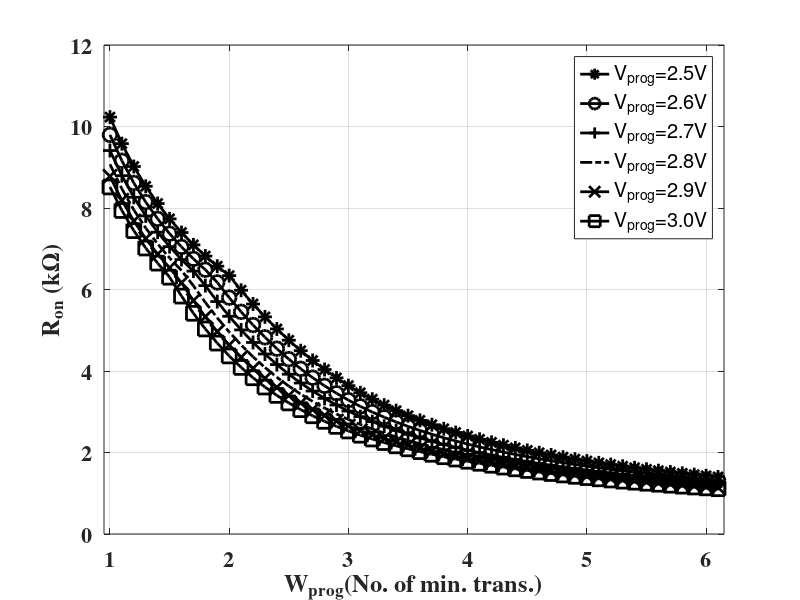
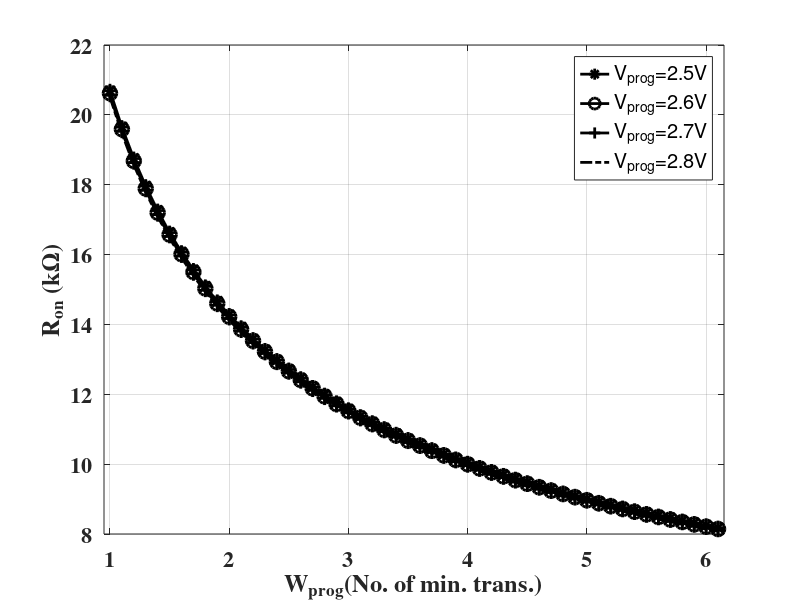
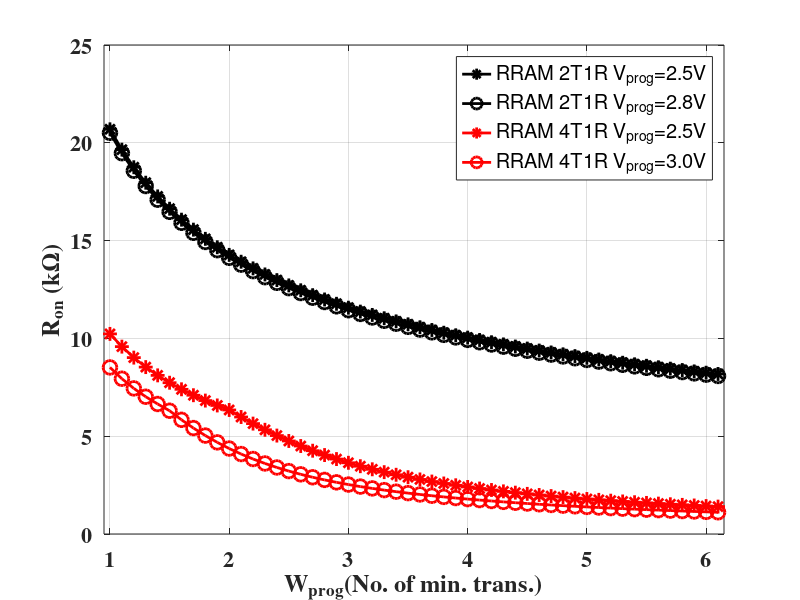
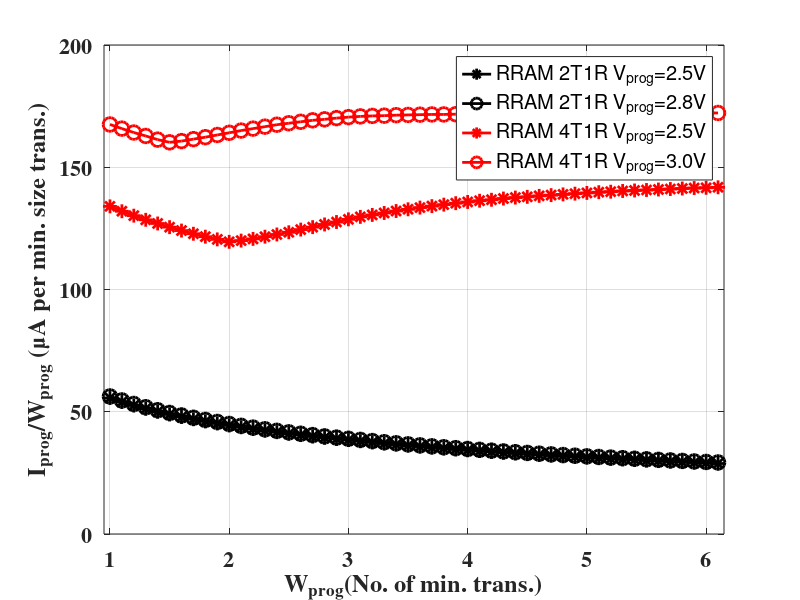

Write the MATLAB code that produced these figures, in order.
clear all
close all

%% Figure Data Source
rram4t1r_vprog2p5V = [ % Wprog, Vds1, Vds2, Vte, Vbe, Vrram, Iprog, Iprog_Wprog, Ron, Breakdown_check
1,0.625,0.5039,1.875,0.5039,1.371,-134,-134,10.23,{'Pass'};
1.1,0.614,0.4949,1.886,0.4949,1.391,-145.2,-132,9.579,{'Pass'};
1.2,0.604,0.4868,1.896,0.4868,1.409,-156.3,-130.2,9.018,{'Pass'};
1.3,0.594,0.4796,1.906,0.4796,1.426,-167.1,-128.5,8.533,{'Pass'};
1.4,0.585,0.4732,1.915,0.4732,1.442,-177.7,-127,8.11,{'Pass'};
1.5,0.577,0.4671,1.923,0.4671,1.456,-188.2,-125.5,7.734,{'Pass'};
1.6,0.57,0.4614,1.93,0.4614,1.469,-198.6,-124.1,7.398,{'Pass'};
1.7,0.562,0.4559,1.938,0.4559,1.482,-208.8,-122.8,7.095,{'Pass'};
1.8,0.556,0.4507,1.944,0.4507,1.493,-219,-121.6,6.821,{'Pass'};
1.9,0.55,0.4457,1.95,0.4457,1.504,-229,-120.5,6.572,{'Pass'};
2,0.544,0.4412,1.956,0.4412,1.515,-238.9,-119.5,6.341,{'Pass'};
2.1,0.547,0.4453,1.953,0.4453,1.508,-252.1,-120,5.981,{'Pass'};
2.2,0.551,0.45,1.949,0.45,1.499,-265.6,-120.7,5.644,{'Pass'};
2.3,0.555,0.4553,1.945,0.4553,1.49,-279.6,-121.6,5.328,{'Pass'};
2.4,0.56,0.461,1.94,0.461,1.479,-293.9,-122.5,5.032,{'Pass'};
2.5,0.565,0.4672,1.935,0.4672,1.468,-308.6,-123.4,4.756,{'Pass'};
2.6,0.571,0.4737,1.929,0.4737,1.455,-323.6,-124.5,4.498,{'Pass'};
2.7,0.577,0.4804,1.923,0.4804,1.443,-338.9,-125.5,4.258,{'Pass'};
2.8,0.582,0.4872,1.918,0.4872,1.431,-354.4,-126.6,4.036,{'Pass'};
2.9,0.588,0.494,1.912,0.494,1.418,-370.1,-127.6,3.831,{'Pass'};
3,0.594,0.5007,1.906,0.5007,1.405,-386,-128.7,3.641,{'Pass'};
3.1,0.6,0.5073,1.9,0.5073,1.393,-401.9,-129.7,3.466,{'Pass'};
3.2,0.605,0.514,1.895,0.514,1.381,-417.7,-130.5,3.308,{'Pass'};
3.3,0.609,0.5206,1.891,0.5206,1.37,-433.4,-131.3,3.162,{'Pass'};
3.4,0.613,0.527,1.887,0.527,1.36,-449.1,-132.1,3.028,{'Pass'};
3.5,0.617,0.533,1.883,0.533,1.35,-464.8,-132.8,2.904,{'Pass'};
3.6,0.621,0.5388,1.879,0.5388,1.34,-480.5,-133.5,2.789,{'Pass'};
3.7,0.625,0.5443,1.875,0.5443,1.331,-496.2,-134.1,2.682,{'Pass'};
3.8,0.628,0.5496,1.872,0.5496,1.322,-511.9,-134.7,2.583,{'Pass'};
3.9,0.631,0.5545,1.869,0.5545,1.315,-527.5,-135.3,2.491,{'Pass'};
4,0.634,0.5592,1.866,0.5592,1.307,-543.1,-135.8,2.405,{'Pass'};
4.1,0.637,0.5637,1.863,0.5637,1.299,-558.7,-136.3,2.325,{'Pass'};
4.2,0.64,0.568,1.86,0.568,1.292,-574.3,-136.7,2.25,{'Pass'};
4.3,0.642,0.572,1.858,0.572,1.286,-589.8,-137.2,2.18,{'Pass'};
4.4,0.644,0.5758,1.856,0.5758,1.28,-605.3,-137.6,2.114,{'Pass'};
4.5,0.647,0.5795,1.853,0.5795,1.273,-620.7,-137.9,2.052,{'Pass'};
4.6,0.649,0.5829,1.851,0.5829,1.268,-636.2,-138.3,1.994,{'Pass'};
4.7,0.651,0.5862,1.849,0.5862,1.263,-651.6,-138.6,1.939,{'Pass'};
4.8,0.652,0.5894,1.848,0.5894,1.259,-666.9,-138.9,1.886,{'Pass'};
4.9,0.654,0.5924,1.846,0.5924,1.254,-682.3,-139.2,1.837,{'Pass'};
5,0.656,0.5952,1.844,0.5952,1.249,-697.6,-139.5,1.79,{'Pass'};
5.1,0.657,0.598,1.843,0.598,1.245,-712.9,-139.8,1.746,{'Pass'};
5.2,0.659,0.6006,1.841,0.6006,1.24,-728.2,-140,1.704,{'Pass'};
5.3,0.66,0.6031,1.84,0.6031,1.237,-743.4,-140.3,1.664,{'Pass'};
5.4,0.661,0.6055,1.839,0.6055,1.233,-758.7,-140.5,1.625,{'Pass'};
5.5,0.663,0.6077,1.837,0.6077,1.229,-773.9,-140.7,1.589,{'Pass'};
5.6,0.664,0.61,1.836,0.61,1.226,-789.1,-140.9,1.554,{'Pass'};
5.7,0.665,0.6121,1.835,0.6121,1.223,-804.3,-141.1,1.521,{'Pass'};
5.8,0.666,0.6141,1.834,0.6141,1.22,-819.4,-141.3,1.489,{'Pass'};
5.9,0.667,0.616,1.833,0.616,1.217,-834.6,-141.5,1.458,{'Pass'};
6,0.668,0.6179,1.832,0.6179,1.214,-849.7,-141.6,1.429,{'Pass'};
6.1,0.669,0.6197,1.831,0.6197,1.211,-864.9,-141.8,1.401,{'Pass'};
];

rram4t1r_vprog2p6V = [ % Wprog, Vds1, Vds2, Vte, Vbe, Vrram, Iprog, Iprog_Wprog, Ron, Breakdown_check
1,0.668,0.5477,1.932,0.5477,1.384,-141.3,-141.3,9.794,{'Pass'};
1.1,0.657,0.5386,1.943,0.5386,1.404,-153.3,-139.4,9.16,{'Pass'};
1.2,0.647,0.5303,1.953,0.5303,1.423,-165.2,-137.7,8.615,{'Pass'};
1.3,0.637,0.523,1.963,0.523,1.44,-176.8,-136,8.145,{'Pass'};
1.4,0.628,0.5165,1.972,0.5165,1.456,-188.2,-134.5,7.734,{'Pass'};
1.5,0.619,0.5103,1.981,0.5103,1.471,-199.5,-133,7.37,{'Pass'};
1.6,0.612,0.5044,1.988,0.5044,1.484,-210.7,-131.7,7.044,{'Pass'};
1.7,0.604,0.4989,1.996,0.4989,1.497,-221.7,-130.4,6.751,{'Pass'};
1.8,0.598,0.4935,2.002,0.4935,1.508,-232.6,-129.2,6.486,{'Pass'};
1.9,0.596,0.4927,2.004,0.4927,1.511,-244.8,-128.9,6.174,{'Pass'};
2,0.599,0.498,2.001,0.498,1.503,-259.1,-129.5,5.801,{'Pass'};
2.1,0.604,0.5039,1.996,0.5039,1.492,-273.7,-130.3,5.452,{'Pass'};
2.2,0.609,0.5105,1.991,0.5105,1.481,-288.7,-131.2,5.128,{'Pass'};
2.3,0.614,0.5175,1.986,0.5175,1.469,-304.1,-132.2,4.827,{'Pass'};
2.4,0.62,0.5249,1.98,0.5249,1.455,-319.9,-133.3,4.548,{'Pass'};
2.5,0.626,0.5325,1.974,0.5325,1.442,-335.9,-134.3,4.291,{'Pass'};
2.6,0.632,0.5403,1.968,0.5403,1.428,-352.1,-135.4,4.054,{'Pass'};
2.7,0.639,0.548,1.961,0.548,1.413,-368.5,-136.5,3.836,{'Pass'};
2.8,0.644,0.5555,1.956,0.5555,1.401,-385.1,-137.5,3.636,{'Pass'};
2.9,0.65,0.5629,1.95,0.5629,1.387,-401.7,-138.5,3.453,{'Pass'};
3,0.656,0.57,1.944,0.57,1.374,-418.4,-139.5,3.285,{'Pass'};
3.1,0.661,0.5768,1.939,0.5768,1.362,-435.1,-140.4,3.131,{'Pass'};
3.2,0.665,0.5836,1.935,0.5836,1.351,-451.5,-141.1,2.992,{'Pass'};
3.3,0.669,0.5902,1.931,0.5902,1.341,-467.8,-141.8,2.866,{'Pass'};
3.4,0.673,0.5965,1.927,0.5965,1.331,-484.1,-142.4,2.749,{'Pass'};
3.5,0.676,0.6025,1.924,0.6025,1.321,-500.3,-143,2.641,{'Pass'};
3.6,0.679,0.6081,1.921,0.6081,1.313,-516.6,-143.5,2.541,{'Pass'};
3.7,0.682,0.6134,1.918,0.6134,1.305,-532.7,-144,2.448,{'Pass'};
3.8,0.685,0.6184,1.915,0.6184,1.297,-548.9,-144.4,2.362,{'Pass'};
3.9,0.687,0.6232,1.913,0.6232,1.29,-565,-144.9,2.282,{'Pass'};
4,0.69,0.6277,1.91,0.6277,1.282,-581.1,-145.3,2.207,{'Pass'};
4.1,0.692,0.6319,1.908,0.6319,1.276,-597.2,-145.6,2.137,{'Pass'};
4.2,0.694,0.6359,1.906,0.6359,1.27,-613.2,-146,2.071,{'Pass'};
4.3,0.696,0.6398,1.904,0.6398,1.264,-629.2,-146.3,2.009,{'Pass'};
4.4,0.698,0.6434,1.902,0.6434,1.259,-645.1,-146.6,1.951,{'Pass'};
4.5,0.7,0.6468,1.9,0.6468,1.253,-661.1,-146.9,1.896,{'Pass'};
4.6,0.701,0.6501,1.899,0.6501,1.249,-677,-147.2,1.844,{'Pass'};
4.7,0.703,0.6532,1.897,0.6532,1.244,-692.9,-147.4,1.795,{'Pass'};
4.8,0.704,0.6562,1.896,0.6562,1.24,-708.8,-147.7,1.749,{'Pass'};
4.9,0.706,0.659,1.894,0.659,1.235,-724.6,-147.9,1.705,{'Pass'};
5,0.707,0.6617,1.893,0.6617,1.231,-740.4,-148.1,1.663,{'Pass'};
5.1,0.708,0.6643,1.892,0.6643,1.228,-756.2,-148.3,1.624,{'Pass'};
5.2,0.709,0.6667,1.891,0.6667,1.224,-772,-148.5,1.586,{'Pass'};
5.3,0.71,0.6691,1.89,0.6691,1.221,-787.8,-148.6,1.55,{'Pass'};
5.4,0.711,0.6714,1.889,0.6714,1.218,-803.6,-148.8,1.515,{'Pass'};
5.5,0.712,0.6735,1.888,0.6735,1.214,-819.3,-149,1.482,{'Pass'};
5.6,0.713,0.6756,1.887,0.6756,1.211,-835.1,-149.1,1.451,{'Pass'};
5.7,0.714,0.6776,1.886,0.6776,1.208,-850.8,-149.3,1.421,{'Pass'};
5.8,0.715,0.6795,1.885,0.6795,1.206,-866.5,-149.4,1.392,{'Pass'};
5.9,0.715,0.6814,1.885,0.6814,1.204,-882.2,-149.5,1.364,{'Pass'};
6,0.716,0.6831,1.884,0.6831,1.201,-897.9,-149.6,1.337,{'Pass'};
6.1,0.717,0.6848,1.883,0.6848,1.198,-913.6,-149.8,1.312,{'Pass'};
];

rram4t1r_vprog2p7V = [ % Wprog, Vds1, Vds2, Vte, Vbe, Vrram, Iprog, Iprog_Wprog, Ron, Breakdown_check
1,0.71,0.5932,1.99,0.5932,1.397,-148.4,-148.4,9.41,{'Pass'};
1.1,0.699,0.5839,2.001,0.5839,1.417,-161.1,-146.5,8.793,{'Pass'};
1.2,0.689,0.5755,2.011,0.5755,1.436,-173.8,-144.8,8.263,{'Pass'};
1.3,0.679,0.568,2.021,0.568,1.453,-186.2,-143.2,7.805,{'Pass'};
1.4,0.67,0.5614,2.03,0.5614,1.469,-198.3,-141.7,7.406,{'Pass'};
1.5,0.661,0.5552,2.039,0.5552,1.484,-210.4,-140.3,7.052,{'Pass'};
1.6,0.654,0.5492,2.046,0.5492,1.497,-222.3,-138.9,6.736,{'Pass'};
1.7,0.646,0.5435,2.054,0.5435,1.51,-234.1,-137.7,6.451,{'Pass'};
1.8,0.646,0.5448,2.054,0.5448,1.509,-247.7,-137.6,6.095,{'Pass'};
1.9,0.65,0.5511,2.05,0.5511,1.499,-262.8,-138.3,5.704,{'Pass'};
2,0.655,0.5582,2.045,0.5582,1.487,-278.4,-139.2,5.343,{'Pass'};
2.1,0.66,0.566,2.04,0.566,1.474,-294.3,-140.1,5.008,{'Pass'};
2.2,0.666,0.5742,2.034,0.5742,1.46,-310.5,-141.2,4.7,{'Pass'};
2.3,0.672,0.5828,2.028,0.5828,1.445,-327.1,-142.2,4.417,{'Pass'};
2.4,0.679,0.5915,2.021,0.5915,1.429,-343.9,-143.3,4.158,{'Pass'};
2.5,0.685,0.6001,2.015,0.6001,1.415,-360.9,-144.4,3.921,{'Pass'};
2.6,0.691,0.6086,2.009,0.6086,1.4,-378,-145.4,3.705,{'Pass'};
2.7,0.697,0.6169,2.003,0.6169,1.386,-395.2,-146.4,3.508,{'Pass'};
2.8,0.702,0.6248,1.998,0.6248,1.373,-412.4,-147.3,3.328,{'Pass'};
2.9,0.708,0.6324,1.992,0.6324,1.36,-429.7,-148.2,3.165,{'Pass'};
3,0.713,0.6396,1.987,0.6396,1.347,-447,-149,3.016,{'Pass'};
3.1,0.717,0.6463,1.983,0.6463,1.337,-464.2,-149.7,2.879,{'Pass'};
3.2,0.721,0.6531,1.979,0.6531,1.326,-481.1,-150.3,2.756,{'Pass'};
3.3,0.724,0.6597,1.976,0.6597,1.316,-497.9,-150.9,2.644,{'Pass'};
3.4,0.727,0.6658,1.973,0.6658,1.307,-514.6,-151.3,2.54,{'Pass'};
3.5,0.73,0.6716,1.97,0.6716,1.298,-531.3,-151.8,2.445,{'Pass'};
3.6,0.732,0.6771,1.968,0.6771,1.291,-547.9,-152.2,2.356,{'Pass'};
3.7,0.734,0.6823,1.966,0.6823,1.284,-564.5,-152.6,2.273,{'Pass'};
3.8,0.737,0.6871,1.963,0.6871,1.276,-581.1,-152.9,2.196,{'Pass'};
3.9,0.738,0.6917,1.962,0.6917,1.27,-597.7,-153.2,2.124,{'Pass'};
4,0.74,0.696,1.96,0.696,1.264,-614.2,-153.5,2.057,{'Pass'};
4.1,0.742,0.7001,1.958,0.7001,1.258,-630.7,-153.8,1.994,{'Pass'};
4.2,0.744,0.704,1.956,0.704,1.252,-647.1,-154.1,1.935,{'Pass'};
4.3,0.745,0.7077,1.955,0.7077,1.247,-663.6,-154.3,1.88,{'Pass'};
4.4,0.746,0.7112,1.954,0.7112,1.243,-680,-154.5,1.827,{'Pass'};
4.5,0.748,0.7145,1.952,0.7145,1.237,-696.4,-154.8,1.777,{'Pass'};
4.6,0.749,0.7176,1.951,0.7176,1.233,-712.8,-154.9,1.73,{'Pass'};
4.7,0.75,0.7206,1.95,0.7206,1.229,-729.1,-155.1,1.686,{'Pass'};
4.8,0.751,0.7235,1.949,0.7235,1.225,-745.4,-155.3,1.644,{'Pass'};
4.9,0.752,0.7262,1.948,0.7262,1.222,-761.8,-155.5,1.604,{'Pass'};
5,0.753,0.7288,1.947,0.7288,1.218,-778.1,-155.6,1.566,{'Pass'};
5.1,0.754,0.7313,1.946,0.7313,1.215,-794.4,-155.8,1.529,{'Pass'};
5.2,0.755,0.7337,1.945,0.7337,1.211,-810.6,-155.9,1.494,{'Pass'};
5.3,0.756,0.736,1.944,0.736,1.208,-826.9,-156,1.461,{'Pass'};
5.4,0.756,0.7382,1.944,0.7382,1.206,-843.1,-156.1,1.43,{'Pass'};
5.5,0.757,0.7403,1.943,0.7403,1.203,-859.4,-156.3,1.399,{'Pass'};
5.6,0.758,0.7423,1.942,0.7423,1.2,-875.6,-156.4,1.37,{'Pass'};
5.7,0.758,0.7442,1.942,0.7442,1.198,-891.8,-156.5,1.343,{'Pass'};
5.8,0.759,0.7461,1.941,0.7461,1.195,-908.1,-156.6,1.316,{'Pass'};
5.9,0.76,0.7479,1.94,0.7479,1.192,-924.3,-156.7,1.29,{'Pass'};
6,0.76,0.7496,1.94,0.7496,1.19,-940.5,-156.7,1.266,{'Pass'};
6.1,0.761,0.7512,1.939,0.7512,1.188,-956.6,-156.8,1.242,{'Pass'};
];

rram4t1r_vprog2p8V = [ % Wprog, Vds1, Vds2, Vte, Vbe, Vrram, Iprog, Iprog_Wprog, Ron, Breakdown_check
1,0.752,0.6403,2.048,0.6403,1.408,-155.1,-155.1,9.073,{'Pass'};
1.1,0.741,0.6309,2.059,0.6309,1.428,-168.6,-153.3,8.471,{'Pass'};
1.2,0.73,0.6223,2.07,0.6223,1.448,-182,-151.6,7.954,{'Pass'};
1.3,0.721,0.6148,2.079,0.6148,1.464,-195.1,-150.1,7.508,{'Pass'};
1.4,0.711,0.6081,2.089,0.6081,1.481,-208,-148.6,7.119,{'Pass'};
1.5,0.703,0.6018,2.097,0.6018,1.495,-220.8,-147.2,6.774,{'Pass'};
1.6,0.695,0.5957,2.105,0.5957,1.509,-233.4,-145.9,6.467,{'Pass'};
1.7,0.694,0.5971,2.106,0.5971,1.509,-247.7,-145.7,6.092,{'Pass'};
1.8,0.698,0.6045,2.102,0.6045,1.497,-263.6,-146.4,5.682,{'Pass'};
1.9,0.703,0.6127,2.097,0.6127,1.484,-279.9,-147.3,5.304,{'Pass'};
2,0.709,0.6217,2.091,0.6217,1.469,-296.5,-148.2,4.957,{'Pass'};
2.1,0.715,0.6311,2.085,0.6311,1.454,-313.5,-149.3,4.64,{'Pass'};
2.2,0.721,0.6407,2.079,0.6407,1.438,-330.7,-150.3,4.349,{'Pass'};
2.3,0.727,0.6504,2.073,0.6504,1.423,-348.1,-151.4,4.085,{'Pass'};
2.4,0.734,0.66,2.066,0.66,1.406,-365.7,-152.4,3.846,{'Pass'};
2.5,0.74,0.6694,2.06,0.6694,1.391,-383.4,-153.3,3.629,{'Pass'};
2.6,0.745,0.6783,2.055,0.6783,1.377,-401.1,-154.3,3.432,{'Pass'};
2.7,0.75,0.6869,2.05,0.6869,1.363,-418.8,-155.1,3.253,{'Pass'};
2.8,0.755,0.695,2.045,0.695,1.35,-436.5,-155.9,3.091,{'Pass'};
2.9,0.76,0.7026,2.04,0.7026,1.337,-454.3,-156.6,2.944,{'Pass'};
3,0.764,0.7098,2.036,0.7098,1.326,-471.9,-157.3,2.81,{'Pass'};
3.1,0.768,0.7165,2.032,0.7165,1.316,-489.6,-157.9,2.687,{'Pass'};
3.2,0.771,0.7233,2.029,0.7233,1.306,-506.9,-158.4,2.576,{'Pass'};
3.3,0.774,0.7297,2.026,0.7297,1.296,-524,-158.8,2.475,{'Pass'};
3.4,0.776,0.7358,2.024,0.7358,1.288,-541.1,-159.1,2.381,{'Pass'};
3.5,0.778,0.7416,2.022,0.7416,1.28,-558.1,-159.5,2.294,{'Pass'};
3.6,0.78,0.7469,2.02,0.7469,1.273,-575.2,-159.8,2.214,{'Pass'};
3.7,0.781,0.752,2.019,0.752,1.267,-592.1,-160,2.139,{'Pass'};
3.8,0.783,0.7568,2.017,0.7568,1.26,-609.1,-160.3,2.069,{'Pass'};
3.9,0.785,0.7613,2.015,0.7613,1.254,-626,-160.5,2.003,{'Pass'};
4,0.786,0.7655,2.014,0.7655,1.248,-642.9,-160.7,1.942,{'Pass'};
4.1,0.787,0.7696,2.013,0.7696,1.243,-659.8,-160.9,1.884,{'Pass'};
4.2,0.788,0.7734,2.012,0.7734,1.239,-676.7,-161.1,1.83,{'Pass'};
4.3,0.789,0.777,2.011,0.777,1.234,-693.5,-161.3,1.779,{'Pass'};
4.4,0.79,0.7804,2.01,0.7804,1.23,-710.3,-161.4,1.731,{'Pass'};
4.5,0.791,0.7837,2.009,0.7837,1.225,-727.1,-161.6,1.685,{'Pass'};
4.6,0.792,0.7868,2.008,0.7868,1.221,-743.9,-161.7,1.642,{'Pass'};
4.7,0.793,0.7897,2.007,0.7897,1.217,-760.6,-161.8,1.6,{'Pass'};
4.8,0.794,0.7926,2.006,0.7926,1.213,-777.4,-162,1.561,{'Pass'};
4.9,0.794,0.7953,2.006,0.7953,1.211,-794.1,-162.1,1.524,{'Pass'};
5,0.795,0.7978,2.005,0.7978,1.207,-810.8,-162.2,1.489,{'Pass'};
5.1,0.796,0.8003,2.004,0.8003,1.204,-827.6,-162.3,1.455,{'Pass'};
5.2,0.796,0.8027,2.004,0.8027,1.201,-844.3,-162.4,1.423,{'Pass'};
5.3,0.797,0.8049,2.003,0.8049,1.198,-860.9,-162.4,1.392,{'Pass'};
5.4,0.797,0.8071,2.003,0.8071,1.196,-877.6,-162.5,1.362,{'Pass'};
5.5,0.798,0.8092,2.002,0.8092,1.193,-894.3,-162.6,1.334,{'Pass'};
5.6,0.798,0.8112,2.002,0.8112,1.191,-911,-162.7,1.307,{'Pass'};
5.7,0.799,0.8131,2.001,0.8131,1.188,-927.6,-162.7,1.281,{'Pass'};
5.8,0.799,0.815,2.001,0.815,1.186,-944.3,-162.8,1.256,{'Pass'};
5.9,0.799,0.8167,2.001,0.8167,1.184,-960.9,-162.9,1.232,{'Pass'};
6,0.8,0.8185,2,0.8185,1.181,-977.5,-162.9,1.209,{'Pass'};
6.1,0.8,0.8201,2,0.8201,1.18,-994.2,-163,1.187,{'Pass'};
];

rram4t1r_vprog2p9V = [ % Wprog, Vds1, Vds2, Vte, Vbe, Vrram, Iprog, Iprog_Wprog, Ron, Breakdown_check
1,0.793,0.6894,2.107,0.6894,1.418,-161.5,-161.5,8.776,{'Pass'};
1.1,0.782,0.6799,2.118,0.6799,1.438,-175.7,-159.7,8.188,{'Pass'};
1.2,0.771,0.6711,2.129,0.6711,1.458,-189.8,-158.1,7.682,{'Pass'};
1.3,0.761,0.6635,2.139,0.6635,1.476,-203.6,-156.6,7.247,{'Pass'};
1.4,0.752,0.6567,2.148,0.6567,1.491,-217.2,-155.1,6.868,{'Pass'};
1.5,0.743,0.6503,2.157,0.6503,1.507,-230.7,-153.8,6.532,{'Pass'};
1.6,0.74,0.6496,2.16,0.6496,1.51,-245.2,-153.2,6.162,{'Pass'};
1.7,0.744,0.6579,2.156,0.6579,1.498,-261.6,-153.9,5.727,{'Pass'};
1.8,0.749,0.6673,2.151,0.6673,1.484,-278.5,-154.7,5.33,{'Pass'};
1.9,0.754,0.6774,2.146,0.6774,1.469,-295.7,-155.6,4.967,{'Pass'};
2,0.76,0.6879,2.14,0.6879,1.452,-313.2,-156.6,4.636,{'Pass'};
2.1,0.766,0.6988,2.134,0.6988,1.435,-330.9,-157.6,4.336,{'Pass'};
2.2,0.773,0.7096,2.127,0.7096,1.417,-348.9,-158.6,4.064,{'Pass'};
2.3,0.779,0.7203,2.121,0.7203,1.401,-366.9,-159.5,3.819,{'Pass'};
2.4,0.784,0.7305,2.116,0.7305,1.385,-385,-160.4,3.597,{'Pass'};
2.5,0.79,0.7404,2.11,0.7404,1.37,-403.1,-161.3,3.398,{'Pass'};
2.6,0.795,0.7497,2.105,0.7497,1.355,-421.3,-162,3.218,{'Pass'};
2.7,0.799,0.7585,2.101,0.7585,1.343,-439.4,-162.7,3.055,{'Pass'};
2.8,0.803,0.7667,2.097,0.7667,1.33,-457.4,-163.4,2.907,{'Pass'};
2.9,0.807,0.7745,2.093,0.7745,1.319,-475.5,-164,2.773,{'Pass'};
3,0.81,0.7817,2.09,0.7817,1.308,-493.5,-164.5,2.65,{'Pass'};
3.1,0.814,0.7884,2.086,0.7884,1.298,-511.4,-165,2.538,{'Pass'};
3.2,0.816,0.7952,2.084,0.7952,1.289,-529,-165.3,2.437,{'Pass'};
3.3,0.817,0.8017,2.083,0.8017,1.281,-546.4,-165.6,2.344,{'Pass'};
3.4,0.819,0.8079,2.081,0.8079,1.273,-563.7,-165.8,2.258,{'Pass'};
3.5,0.821,0.8136,2.079,0.8136,1.265,-581.1,-166,2.178,{'Pass'};
3.6,0.822,0.819,2.078,0.819,1.259,-598.4,-166.2,2.104,{'Pass'};
3.7,0.823,0.8241,2.077,0.8241,1.253,-615.7,-166.4,2.035,{'Pass'};
3.8,0.824,0.8289,2.076,0.8289,1.247,-632.9,-166.6,1.97,{'Pass'};
3.9,0.825,0.8334,2.075,0.8334,1.242,-650.2,-166.7,1.91,{'Pass'};
4,0.826,0.8377,2.074,0.8377,1.236,-667.4,-166.8,1.853,{'Pass'};
4.1,0.827,0.8418,2.073,0.8418,1.231,-684.6,-167,1.799,{'Pass'};
4.2,0.827,0.8456,2.073,0.8456,1.227,-701.7,-167.1,1.749,{'Pass'};
4.3,0.828,0.8493,2.072,0.8493,1.223,-718.9,-167.2,1.701,{'Pass'};
4.4,0.829,0.8527,2.071,0.8527,1.218,-736,-167.3,1.656,{'Pass'};
4.5,0.829,0.856,2.071,0.856,1.215,-753.1,-167.4,1.613,{'Pass'};
4.6,0.83,0.8592,2.07,0.8592,1.211,-770.2,-167.4,1.573,{'Pass'};
4.7,0.83,0.8622,2.07,0.8622,1.208,-787.3,-167.5,1.534,{'Pass'};
4.8,0.83,0.865,2.07,0.865,1.205,-804.4,-167.6,1.497,{'Pass'};
4.9,0.831,0.8678,2.069,0.8678,1.201,-821.4,-167.6,1.462,{'Pass'};
5,0.831,0.8704,2.069,0.8704,1.199,-838.5,-167.7,1.429,{'Pass'};
5.1,0.832,0.8729,2.068,0.8729,1.195,-855.5,-167.7,1.397,{'Pass'};
5.2,0.832,0.8753,2.068,0.8753,1.193,-872.6,-167.8,1.367,{'Pass'};
5.3,0.832,0.8776,2.068,0.8776,1.19,-889.6,-167.8,1.338,{'Pass'};
5.4,0.833,0.8798,2.067,0.8798,1.187,-906.6,-167.9,1.31,{'Pass'};
5.5,0.833,0.8819,2.067,0.8819,1.185,-923.6,-167.9,1.283,{'Pass'};
5.6,0.833,0.8839,2.067,0.8839,1.183,-940.6,-168,1.258,{'Pass'};
5.7,0.833,0.8859,2.067,0.8859,1.181,-957.6,-168,1.233,{'Pass'};
5.8,0.833,0.8878,2.067,0.8878,1.179,-974.6,-168,1.209,{'Pass'};
5.9,0.834,0.8896,2.066,0.8896,1.176,-991.6,-168.1,1.187,{'Pass'};
6,0.834,0.8914,2.066,0.8914,1.175,-1009,-168.1,1.165,{'Pass'};
6.1,0.834,0.8931,2.066,0.8931,1.173,-1026,-168.1,1.144,{'Pass'};
];

rram4t1r_vprog3p0V = [ % Wprog, Vds1, Vds2, Vte, Vbe, Vrram, Iprog, Iprog_Wprog, Ron, Breakdown_check
1,0.833,0.7406,2.167,0.7406,1.426,-167.5,-167.5,8.516,{'Pass'};
1.1,0.821,0.7309,2.179,0.7309,1.448,-182.4,-165.8,7.939,{'Pass'};
1.2,0.811,0.722,2.189,0.722,1.467,-197.1,-164.2,7.444,{'Pass'};
1.3,0.801,0.7142,2.199,0.7142,1.485,-211.6,-162.8,7.018,{'Pass'};
1.4,0.791,0.7074,2.209,0.7074,1.502,-225.9,-161.3,6.647,{'Pass'};
1.5,0.784,0.7023,2.216,0.7023,1.514,-240.3,-160.2,6.302,{'Pass'};
1.6,0.787,0.7115,2.213,0.7115,1.502,-257.2,-160.7,5.838,{'Pass'};
1.7,0.792,0.7219,2.208,0.7219,1.486,-274.5,-161.5,5.416,{'Pass'};
1.8,0.797,0.7332,2.203,0.7332,1.47,-292.1,-162.3,5.032,{'Pass'};
1.9,0.803,0.7451,2.197,0.7451,1.452,-310,-163.2,4.685,{'Pass'};
2,0.808,0.7572,2.192,0.7572,1.435,-328.2,-164.1,4.37,{'Pass'};
2.1,0.814,0.7694,2.186,0.7694,1.417,-346.5,-165,4.088,{'Pass'};
2.2,0.82,0.7813,2.18,0.7813,1.399,-364.9,-165.8,3.834,{'Pass'};
2.3,0.825,0.7928,2.175,0.7928,1.382,-383.3,-166.6,3.606,{'Pass'};
2.4,0.83,0.8037,2.17,0.8037,1.366,-401.7,-167.4,3.401,{'Pass'};
2.5,0.834,0.8141,2.166,0.8141,1.352,-420.1,-168,3.217,{'Pass'};
2.6,0.838,0.8238,2.162,0.8238,1.338,-438.5,-168.6,3.051,{'Pass'};
2.7,0.842,0.833,2.158,0.833,1.325,-456.8,-169.2,2.901,{'Pass'};
2.8,0.845,0.8415,2.155,0.8415,1.313,-475,-169.6,2.765,{'Pass'};
2.9,0.848,0.8495,2.152,0.8495,1.303,-493.2,-170.1,2.641,{'Pass'};
3,0.85,0.8569,2.15,0.8569,1.293,-511.4,-170.5,2.528,{'Pass'};
3.1,0.853,0.8638,2.147,0.8638,1.283,-529.4,-170.8,2.424,{'Pass'};
3.2,0.854,0.8708,2.146,0.8708,1.275,-547.2,-171,2.331,{'Pass'};
3.3,0.855,0.8776,2.145,0.8776,1.267,-564.8,-171.1,2.244,{'Pass'};
3.4,0.856,0.8839,2.144,0.8839,1.26,-582.3,-171.3,2.164,{'Pass'};
3.5,0.856,0.8898,2.144,0.8898,1.254,-599.8,-171.4,2.09,{'Pass'};
3.6,0.857,0.8953,2.143,0.8953,1.248,-617.3,-171.5,2.021,{'Pass'};
3.7,0.858,0.9006,2.142,0.9006,1.241,-634.8,-171.6,1.956,{'Pass'};
3.8,0.858,0.9055,2.142,0.9055,1.236,-652.3,-171.6,1.896,{'Pass'};
3.9,0.859,0.9102,2.141,0.9102,1.231,-669.7,-171.7,1.839,{'Pass'};
4,0.859,0.9146,2.141,0.9146,1.226,-687.1,-171.8,1.785,{'Pass'};
4.1,0.859,0.9188,2.141,0.9188,1.222,-704.5,-171.8,1.735,{'Pass'};
4.2,0.86,0.9227,2.14,0.9227,1.217,-721.8,-171.9,1.687,{'Pass'};
4.3,0.86,0.9265,2.14,0.9265,1.214,-739.2,-171.9,1.642,{'Pass'};
4.4,0.86,0.93,2.14,0.93,1.21,-756.5,-171.9,1.599,{'Pass'};
4.5,0.86,0.9334,2.14,0.9334,1.207,-773.9,-172,1.559,{'Pass'};
4.6,0.86,0.9367,2.14,0.9367,1.203,-791.2,-172,1.52,{'Pass'};
4.7,0.861,0.9397,2.139,0.9397,1.199,-808.5,-172,1.484,{'Pass'};
4.8,0.861,0.9427,2.139,0.9427,1.196,-825.8,-172,1.449,{'Pass'};
4.9,0.861,0.9455,2.139,0.9455,1.194,-843.1,-172.1,1.416,{'Pass'};
5,0.861,0.9482,2.139,0.9482,1.191,-860.4,-172.1,1.384,{'Pass'};
5.1,0.861,0.9508,2.139,0.9508,1.188,-877.7,-172.1,1.354,{'Pass'};
5.2,0.861,0.9533,2.139,0.9533,1.186,-894.9,-172.1,1.325,{'Pass'};
5.3,0.861,0.9556,2.139,0.9556,1.183,-912.2,-172.1,1.297,{'Pass'};
5.4,0.861,0.9579,2.139,0.9579,1.181,-929.5,-172.1,1.271,{'Pass'};
5.5,0.861,0.9601,2.139,0.9601,1.179,-946.7,-172.1,1.245,{'Pass'};
5.6,0.861,0.9622,2.139,0.9622,1.177,-964,-172.1,1.221,{'Pass'};
5.7,0.861,0.9642,2.139,0.9642,1.175,-981.2,-172.1,1.197,{'Pass'};
5.8,0.861,0.9662,2.139,0.9662,1.173,-998.5,-172.1,1.174,{'Pass'};
5.9,0.861,0.9681,2.139,0.9681,1.171,-1016,-172.2,1.153,{'Pass'};
6,0.861,0.9699,2.139,0.9699,1.169,-1033,-172.2,1.132,{'Pass'};
6.1,0.861,0.9716,2.139,0.9716,1.167,-1050,-172.2,1.111,{'Pass'};
];

rram2t1r_vprog2p5V = [ % Wprog, Vds1, Vds2, Vte, Vbe, Vrram, Iprog, Iprog_Wprog, Ron, Breakdown_check
1,1.184,0.1649,1.316,0.1649,1.151,-55.63,-55.63,20.69,{'Pass'};
1.1,1.173,0.1598,1.327,0.1598,1.167,-59.4,-54,19.65,{'Pass'};
1.2,1.162,0.1553,1.338,0.1553,1.183,-63.07,-52.55,18.75,{'Pass'};
1.3,1.153,0.1512,1.347,0.1512,1.196,-66.6,-51.23,17.96,{'Pass'};
1.4,1.144,0.1476,1.356,0.1476,1.208,-70.02,-50.01,17.26,{'Pass'};
1.5,1.135,0.1443,1.365,0.1443,1.221,-73.35,-48.9,16.63,{'Pass'};
1.6,1.128,0.1413,1.372,0.1413,1.231,-76.61,-47.88,16.07,{'Pass'};
1.7,1.12,0.1384,1.38,0.1384,1.242,-79.79,-46.94,15.56,{'Pass'};
1.8,1.113,0.1358,1.387,0.1358,1.251,-82.91,-46.06,15.09,{'Pass'};
1.9,1.107,0.1333,1.393,0.1333,1.26,-85.94,-45.23,14.66,{'Pass'};
2,1.101,0.1309,1.399,0.1309,1.268,-88.84,-44.42,14.27,{'Pass'};
2.1,1.095,0.1286,1.405,0.1286,1.276,-91.69,-43.66,13.92,{'Pass'};
2.2,1.09,0.1265,1.41,0.1265,1.283,-94.48,-42.95,13.58,{'Pass'};
2.3,1.085,0.1245,1.415,0.1245,1.29,-97.23,-42.27,13.27,{'Pass'};
2.4,1.08,0.1226,1.42,0.1226,1.297,-99.93,-41.64,12.98,{'Pass'};
2.5,1.075,0.1208,1.425,0.1208,1.304,-102.6,-41.03,12.71,{'Pass'};
2.6,1.071,0.1191,1.429,0.1191,1.31,-105.2,-40.46,12.46,{'Pass'};
2.7,1.066,0.1174,1.434,0.1174,1.317,-107.8,-39.91,12.21,{'Pass'};
2.8,1.062,0.1158,1.438,0.1158,1.322,-110.3,-39.39,11.99,{'Pass'};
2.9,1.058,0.1143,1.442,0.1143,1.328,-112.8,-38.89,11.77,{'Pass'};
3,1.054,0.1129,1.446,0.1129,1.333,-115.3,-38.42,11.57,{'Pass'};
3.1,1.05,0.1115,1.45,0.1115,1.339,-117.7,-37.96,11.37,{'Pass'};
3.2,1.047,0.1103,1.453,0.1103,1.343,-120,-37.49,11.2,{'Pass'};
3.3,1.043,0.1091,1.457,0.1091,1.348,-122.2,-37.03,11.03,{'Pass'};
3.4,1.04,0.1079,1.46,0.1079,1.352,-124.4,-36.59,10.87,{'Pass'};
3.5,1.037,0.1068,1.463,0.1068,1.356,-126.6,-36.17,10.72,{'Pass'};
3.6,1.034,0.1057,1.466,0.1057,1.36,-128.7,-35.76,10.57,{'Pass'};
3.7,1.03,0.1046,1.47,0.1046,1.365,-130.9,-35.37,10.43,{'Pass'};
3.8,1.028,0.1036,1.472,0.1036,1.368,-133,-34.99,10.29,{'Pass'};
3.9,1.025,0.1026,1.475,0.1026,1.372,-135.1,-34.63,10.16,{'Pass'};
4,1.022,0.1017,1.478,0.1017,1.376,-137.1,-34.28,10.04,{'Pass'};
4.1,1.019,0.1007,1.481,0.1007,1.38,-139.1,-33.94,9.92,{'Pass'};
4.2,1.016,0.09984,1.484,0.09984,1.384,-141.2,-33.61,9.804,{'Pass'};
4.3,1.014,0.09896,1.486,0.09896,1.387,-143.1,-33.29,9.692,{'Pass'};
4.4,1.011,0.09811,1.489,0.09811,1.391,-145.1,-32.98,9.584,{'Pass'};
4.5,1.009,0.09727,1.491,0.09727,1.394,-147.1,-32.68,9.48,{'Pass'};
4.6,1.006,0.09646,1.494,0.09646,1.398,-149,-32.39,9.379,{'Pass'};
4.7,1.004,0.09567,1.496,0.09567,1.4,-150.9,-32.11,9.281,{'Pass'};
4.8,1.002,0.0949,1.498,0.0949,1.403,-152.8,-31.83,9.186,{'Pass'};
4.9,0.999,0.09415,1.501,0.09415,1.407,-154.7,-31.56,9.095,{'Pass'};
5,0.997,0.09341,1.503,0.09341,1.41,-156.5,-31.3,9.006,{'Pass'};
5.1,0.995,0.09269,1.505,0.09269,1.412,-158.4,-31.05,8.92,{'Pass'};
5.2,0.993,0.09199,1.507,0.09199,1.415,-160.2,-30.8,8.836,{'Pass'};
5.3,0.99,0.09131,1.51,0.09131,1.419,-162,-30.56,8.755,{'Pass'};
5.4,0.988,0.09064,1.512,0.09064,1.421,-163.8,-30.33,8.676,{'Pass'};
5.5,0.986,0.08998,1.514,0.08998,1.424,-165.5,-30.1,8.6,{'Pass'};
5.6,0.984,0.08934,1.516,0.08934,1.427,-167.3,-29.88,8.525,{'Pass'};
5.7,0.982,0.08871,1.518,0.08871,1.429,-169,-29.66,8.453,{'Pass'};
5.8,0.981,0.0881,1.519,0.0881,1.431,-170.8,-29.44,8.382,{'Pass'};
5.9,0.979,0.0875,1.521,0.0875,1.433,-172.5,-29.24,8.313,{'Pass'};
6,0.977,0.08691,1.523,0.08691,1.436,-174.2,-29.03,8.246,{'Pass'};
6.1,0.975,0.08633,1.525,0.08633,1.439,-175.9,-28.83,8.181,{'Pass'};
];

rram2t1r_vprog2p6V = [ % Wprog, Vds1, Vds2, Vte, Vbe, Vrram, Iprog, Iprog_Wprog, Ron, Breakdown_check
1,1.282,0.1657,1.318,0.1657,1.152,-55.86,-55.86,20.62,{'Pass'};
1.1,1.271,0.1606,1.329,0.1606,1.168,-59.66,-54.23,19.59,{'Pass'};
1.2,1.26,0.1561,1.34,0.1561,1.184,-63.34,-52.79,18.68,{'Pass'};
1.3,1.251,0.152,1.349,0.152,1.197,-66.9,-51.46,17.89,{'Pass'};
1.4,1.242,0.1484,1.358,0.1484,1.21,-70.34,-50.24,17.2,{'Pass'};
1.5,1.234,0.1451,1.366,0.1451,1.221,-73.69,-49.13,16.57,{'Pass'};
1.6,1.226,0.142,1.374,0.142,1.232,-76.96,-48.1,16.01,{'Pass'};
1.7,1.218,0.1392,1.382,0.1392,1.243,-80.17,-47.16,15.5,{'Pass'};
1.8,1.211,0.1365,1.389,0.1365,1.252,-83.3,-46.28,15.03,{'Pass'};
1.9,1.205,0.134,1.395,0.134,1.261,-86.35,-45.45,14.6,{'Pass'};
2,1.199,0.1316,1.401,0.1316,1.269,-89.27,-44.64,14.22,{'Pass'};
2.1,1.194,0.1293,1.406,0.1293,1.277,-92.14,-43.87,13.86,{'Pass'};
2.2,1.188,0.1272,1.412,0.1272,1.285,-94.95,-43.16,13.53,{'Pass'};
2.3,1.183,0.1252,1.417,0.1252,1.292,-97.71,-42.48,13.22,{'Pass'};
2.4,1.178,0.1233,1.422,0.1233,1.299,-100.4,-41.84,12.93,{'Pass'};
2.5,1.173,0.1214,1.427,0.1214,1.306,-103.1,-41.24,12.66,{'Pass'};
2.6,1.169,0.1197,1.431,0.1197,1.311,-105.7,-40.66,12.41,{'Pass'};
2.7,1.164,0.1181,1.436,0.1181,1.318,-108.3,-40.11,12.17,{'Pass'};
2.8,1.16,0.1165,1.44,0.1165,1.323,-110.9,-39.59,11.94,{'Pass'};
2.9,1.156,0.115,1.444,0.115,1.329,-113.4,-39.09,11.72,{'Pass'};
3,1.152,0.1135,1.448,0.1135,1.335,-115.8,-38.61,11.52,{'Pass'};
3.1,1.148,0.1121,1.452,0.1121,1.34,-118.3,-38.15,11.33,{'Pass'};
3.2,1.145,0.1109,1.455,0.1109,1.344,-120.6,-37.68,11.15,{'Pass'};
3.3,1.141,0.1097,1.459,0.1097,1.349,-122.8,-37.22,10.98,{'Pass'};
3.4,1.138,0.1085,1.462,0.1085,1.353,-125.1,-36.78,10.82,{'Pass'};
3.5,1.135,0.1074,1.465,0.1074,1.358,-127.2,-36.36,10.67,{'Pass'};
3.6,1.132,0.1063,1.468,0.1063,1.362,-129.4,-35.95,10.53,{'Pass'};
3.7,1.129,0.1052,1.471,0.1052,1.366,-131.6,-35.56,10.38,{'Pass'};
3.8,1.126,0.1042,1.474,0.1042,1.37,-133.7,-35.18,10.25,{'Pass'};
3.9,1.123,0.1032,1.477,0.1032,1.374,-135.8,-34.81,10.12,{'Pass'};
4,1.12,0.1023,1.48,0.1023,1.378,-137.8,-34.46,9.997,{'Pass'};
4.1,1.117,0.1013,1.483,0.1013,1.382,-139.9,-34.12,9.877,{'Pass'};
4.2,1.114,0.1004,1.486,0.1004,1.386,-141.9,-33.79,9.761,{'Pass'};
4.3,1.112,0.09953,1.488,0.09953,1.388,-143.9,-33.47,9.65,{'Pass'};
4.4,1.109,0.09867,1.491,0.09867,1.392,-145.9,-33.16,9.542,{'Pass'};
4.5,1.107,0.09784,1.493,0.09784,1.395,-147.8,-32.86,9.438,{'Pass'};
4.6,1.104,0.09702,1.496,0.09702,1.399,-149.8,-32.56,9.338,{'Pass'};
4.7,1.102,0.09623,1.498,0.09623,1.402,-151.7,-32.28,9.24,{'Pass'};
4.8,1.1,0.09545,1.5,0.09545,1.405,-153.6,-32,9.146,{'Pass'};
4.9,1.097,0.09469,1.503,0.09469,1.408,-155.5,-31.74,9.055,{'Pass'};
5,1.095,0.09395,1.505,0.09395,1.411,-157.4,-31.47,8.966,{'Pass'};
5.1,1.093,0.09323,1.507,0.09323,1.414,-159.2,-31.22,8.88,{'Pass'};
5.2,1.091,0.09253,1.509,0.09253,1.416,-161.1,-30.97,8.797,{'Pass'};
5.3,1.089,0.09184,1.511,0.09184,1.419,-162.9,-30.73,8.716,{'Pass'};
5.4,1.086,0.09117,1.514,0.09117,1.423,-164.7,-30.49,8.637,{'Pass'};
5.5,1.085,0.09051,1.515,0.09051,1.424,-166.5,-30.26,8.561,{'Pass'};
5.6,1.082,0.08987,1.518,0.08987,1.428,-168.2,-30.04,8.487,{'Pass'};
5.7,1.081,0.08924,1.519,0.08924,1.43,-170,-29.82,8.414,{'Pass'};
5.8,1.079,0.08862,1.521,0.08862,1.432,-171.7,-29.61,8.344,{'Pass'};
5.9,1.077,0.08801,1.523,0.08801,1.435,-173.4,-29.4,8.275,{'Pass'};
6,1.075,0.08742,1.525,0.08742,1.438,-175.2,-29.19,8.209,{'Pass'};
6.1,1.073,0.08684,1.527,0.08684,1.44,-176.9,-28.99,8.143,{'Pass'};
];

rram2t1r_vprog2p7V = [ % Wprog, Vds1, Vds2, Vte, Vbe, Vrram, Iprog, Iprog_Wprog, Ron, Breakdown_check
1,1.38,0.1664,1.32,0.1664,1.154,-56.07,-56.07,20.56,{'Pass'};
1.1,1.369,0.1613,1.331,0.1613,1.17,-59.89,-54.44,19.53,{'Pass'};
1.2,1.359,0.1567,1.341,0.1567,1.184,-63.59,-53,18.63,{'Pass'};
1.3,1.349,0.1527,1.351,0.1527,1.198,-67.17,-51.67,17.84,{'Pass'};
1.4,1.34,0.1491,1.36,0.1491,1.211,-70.62,-50.44,17.14,{'Pass'};
1.5,1.332,0.1457,1.368,0.1457,1.222,-73.99,-49.33,16.52,{'Pass'};
1.6,1.324,0.1427,1.376,0.1427,1.233,-77.29,-48.3,15.96,{'Pass'};
1.7,1.317,0.1398,1.383,0.1398,1.243,-80.51,-47.36,15.45,{'Pass'};
1.8,1.31,0.1372,1.39,0.1372,1.253,-83.66,-46.48,14.98,{'Pass'};
1.9,1.303,0.1347,1.397,0.1347,1.262,-86.73,-45.65,14.55,{'Pass'};
2,1.297,0.1322,1.403,0.1322,1.271,-89.66,-44.83,14.17,{'Pass'};
2.1,1.292,0.13,1.408,0.13,1.278,-92.54,-44.07,13.81,{'Pass'};
2.2,1.286,0.1278,1.414,0.1278,1.286,-95.36,-43.35,13.48,{'Pass'};
2.3,1.281,0.1258,1.419,0.1258,1.293,-98.14,-42.67,13.17,{'Pass'};
2.4,1.276,0.1239,1.424,0.1239,1.3,-100.9,-42.03,12.89,{'Pass'};
2.5,1.272,0.122,1.428,0.122,1.306,-103.6,-41.42,12.62,{'Pass'};
2.6,1.267,0.1203,1.433,0.1203,1.313,-106.2,-40.84,12.36,{'Pass'};
2.7,1.263,0.1186,1.437,0.1186,1.318,-108.8,-40.3,12.12,{'Pass'};
2.8,1.258,0.1171,1.442,0.1171,1.325,-111.4,-39.77,11.89,{'Pass'};
2.9,1.254,0.1155,1.446,0.1155,1.331,-113.9,-39.27,11.68,{'Pass'};
3,1.25,0.1141,1.45,0.1141,1.336,-116.4,-38.79,11.48,{'Pass'};
3.1,1.246,0.1127,1.454,0.1127,1.341,-118.8,-38.33,11.28,{'Pass'};
3.2,1.243,0.1114,1.457,0.1114,1.346,-121.1,-37.86,11.11,{'Pass'};
3.3,1.24,0.1102,1.46,0.1102,1.35,-123.4,-37.4,10.94,{'Pass'};
3.4,1.236,0.1091,1.464,0.1091,1.355,-125.6,-36.95,10.78,{'Pass'};
3.5,1.233,0.1079,1.467,0.1079,1.359,-127.8,-36.53,10.63,{'Pass'};
3.6,1.23,0.1068,1.47,0.1068,1.363,-130,-36.12,10.49,{'Pass'};
3.7,1.227,0.1058,1.473,0.1058,1.367,-132.2,-35.72,10.35,{'Pass'};
3.8,1.224,0.1047,1.476,0.1047,1.371,-134.3,-35.34,10.21,{'Pass'};
3.9,1.221,0.1038,1.479,0.1038,1.375,-136.4,-34.98,10.08,{'Pass'};
4,1.218,0.1028,1.482,0.1028,1.379,-138.5,-34.62,9.958,{'Pass'};
4.1,1.215,0.1018,1.485,0.1018,1.383,-140.5,-34.28,9.839,{'Pass'};
4.2,1.213,0.1009,1.487,0.1009,1.386,-142.6,-33.95,9.723,{'Pass'};
4.3,1.21,0.1,1.49,0.1,1.39,-144.6,-33.63,9.612,{'Pass'};
4.4,1.208,0.09918,1.492,0.09918,1.393,-146.6,-33.31,9.505,{'Pass'};
4.5,1.205,0.09834,1.495,0.09834,1.397,-148.6,-33.01,9.401,{'Pass'};
4.6,1.203,0.09752,1.497,0.09752,1.399,-150.5,-32.72,9.301,{'Pass'};
4.7,1.2,0.09672,1.5,0.09672,1.403,-152.4,-32.43,9.204,{'Pass'};
4.8,1.198,0.09595,1.502,0.09595,1.406,-154.4,-32.16,9.11,{'Pass'};
4.9,1.196,0.09519,1.504,0.09519,1.409,-156.3,-31.89,9.019,{'Pass'};
5,1.193,0.09445,1.507,0.09445,1.413,-158.1,-31.63,8.93,{'Pass'};
5.1,1.191,0.09372,1.509,0.09372,1.415,-160,-31.37,8.845,{'Pass'};
5.2,1.189,0.09301,1.511,0.09301,1.418,-161.8,-31.12,8.762,{'Pass'};
5.3,1.187,0.09232,1.513,0.09232,1.421,-163.7,-30.88,8.681,{'Pass'};
5.4,1.185,0.09165,1.515,0.09165,1.423,-165.5,-30.64,8.603,{'Pass'};
5.5,1.183,0.09099,1.517,0.09099,1.426,-167.3,-30.41,8.526,{'Pass'};
5.6,1.181,0.09034,1.519,0.09034,1.429,-169.1,-30.19,8.452,{'Pass'};
5.7,1.179,0.08971,1.521,0.08971,1.431,-170.8,-29.97,8.38,{'Pass'};
5.8,1.177,0.08909,1.523,0.08909,1.434,-172.6,-29.75,8.31,{'Pass'};
5.9,1.175,0.08848,1.525,0.08848,1.437,-174.3,-29.54,8.242,{'Pass'};
6,1.173,0.08789,1.527,0.08789,1.439,-176,-29.34,8.175,{'Pass'};
6.1,1.171,0.0873,1.529,0.0873,1.442,-177.7,-29.14,8.11,{'Pass'};
];

rram2t1r_vprog2p8V = [ % Wprog, Vds1, Vds2, Vte, Vbe, Vrram, Iprog, Iprog_Wprog, Ron, Breakdown_check
1,1.479,0.1671,1.321,0.1671,1.154,-56.27,-56.27,20.51,{'Pass'};
1.1,1.468,0.162,1.332,0.162,1.17,-60.1,-54.64,19.47,{'Pass'};
1.2,1.457,0.1574,1.343,0.1574,1.186,-63.82,-53.19,18.57,{'Pass'};
1.3,1.448,0.1533,1.352,0.1533,1.199,-67.42,-51.86,17.79,{'Pass'};
1.4,1.439,0.1497,1.361,0.1497,1.211,-70.89,-50.63,17.09,{'Pass'};
1.5,1.43,0.1464,1.37,0.1464,1.224,-74.27,-49.51,16.47,{'Pass'};
1.6,1.423,0.1433,1.377,0.1433,1.234,-77.58,-48.49,15.91,{'Pass'};
1.7,1.415,0.1404,1.385,0.1404,1.245,-80.82,-47.54,15.4,{'Pass'};
1.8,1.408,0.1378,1.392,0.1378,1.254,-83.99,-46.66,14.93,{'Pass'};
1.9,1.402,0.1352,1.398,0.1352,1.263,-87.07,-45.83,14.51,{'Pass'};
2,1.396,0.1328,1.404,0.1328,1.271,-90.01,-45.01,14.12,{'Pass'};
2.1,1.39,0.1305,1.41,0.1305,1.279,-92.91,-44.24,13.77,{'Pass'};
2.2,1.385,0.1284,1.415,0.1284,1.287,-95.74,-43.52,13.44,{'Pass'};
2.3,1.38,0.1263,1.42,0.1263,1.294,-98.54,-42.84,13.13,{'Pass'};
2.4,1.375,0.1244,1.425,0.1244,1.301,-101.3,-42.2,12.84,{'Pass'};
2.5,1.37,0.1226,1.43,0.1226,1.307,-104,-41.59,12.57,{'Pass'};
2.6,1.366,0.1208,1.434,0.1208,1.313,-106.6,-41.01,12.32,{'Pass'};
2.7,1.361,0.1192,1.439,0.1192,1.32,-109.2,-40.46,12.08,{'Pass'};
2.8,1.357,0.1176,1.443,0.1176,1.325,-111.8,-39.93,11.86,{'Pass'};
2.9,1.353,0.1161,1.447,0.1161,1.331,-114.4,-39.43,11.64,{'Pass'};
3,1.349,0.1146,1.451,0.1146,1.336,-116.9,-38.95,11.44,{'Pass'};
3.1,1.345,0.1132,1.455,0.1132,1.342,-119.3,-38.49,11.25,{'Pass'};
3.2,1.341,0.1119,1.459,0.1119,1.347,-121.6,-38.02,11.07,{'Pass'};
3.3,1.338,0.1107,1.462,0.1107,1.351,-123.9,-37.55,10.9,{'Pass'};
3.4,1.335,0.1096,1.465,0.1096,1.355,-126.2,-37.11,10.75,{'Pass'};
3.5,1.331,0.1084,1.469,0.1084,1.361,-128.4,-36.68,10.59,{'Pass'};
3.6,1.328,0.1073,1.472,0.1073,1.365,-130.6,-36.27,10.45,{'Pass'};
3.7,1.325,0.1063,1.475,0.1063,1.369,-132.7,-35.87,10.31,{'Pass'};
3.8,1.322,0.1052,1.478,0.1052,1.373,-134.9,-35.49,10.18,{'Pass'};
3.9,1.319,0.1042,1.481,0.1042,1.377,-137,-35.12,10.05,{'Pass'};
4,1.317,0.1033,1.483,0.1033,1.38,-139.1,-34.77,9.923,{'Pass'};
4.1,1.314,0.1023,1.486,0.1023,1.384,-141.1,-34.43,9.804,{'Pass'};
4.2,1.311,0.1014,1.489,0.1014,1.388,-143.2,-34.09,9.689,{'Pass'};
4.3,1.309,0.1005,1.491,0.1005,1.391,-145.2,-33.77,9.578,{'Pass'};
4.4,1.306,0.09965,1.494,0.09965,1.394,-147.2,-33.46,9.471,{'Fail'};
4.5,1.304,0.0988,1.496,0.0988,1.397,-149.2,-33.16,9.368,{'Pass'};
4.6,1.301,0.09798,1.499,0.09798,1.401,-151.2,-32.86,9.268,{'Pass'};
4.7,1.299,0.09718,1.501,0.09718,1.404,-153.1,-32.58,9.171,{'Pass'};
4.8,1.296,0.0964,1.504,0.0964,1.408,-155,-32.3,9.077,{'Fail'};
4.9,1.294,0.09564,1.506,0.09564,1.41,-156.9,-32.03,8.986,{'Pass'};
5,1.292,0.09489,1.508,0.09489,1.413,-158.8,-31.77,8.898,{'Pass'};
5.1,1.29,0.09417,1.51,0.09417,1.416,-160.7,-31.51,8.813,{'Pass'};
5.2,1.287,0.09346,1.513,0.09346,1.42,-162.6,-31.26,8.73,{'Fail'};
5.3,1.285,0.09276,1.515,0.09276,1.422,-164.4,-31.02,8.65,{'Pass'};
5.4,1.283,0.09208,1.517,0.09208,1.425,-166.2,-30.78,8.571,{'Pass'};
5.5,1.281,0.09142,1.519,0.09142,1.428,-168,-30.55,8.495,{'Fail'};
5.6,1.279,0.09077,1.521,0.09077,1.43,-169.8,-30.32,8.421,{'Pass'};
5.7,1.277,0.09014,1.523,0.09014,1.433,-171.6,-30.1,8.349,{'Pass'};
5.8,1.275,0.08952,1.525,0.08952,1.435,-173.3,-29.89,8.279,{'Pass'};
5.9,1.273,0.08891,1.527,0.08891,1.438,-175.1,-29.68,8.211,{'Fail'};
6,1.272,0.08831,1.528,0.08831,1.44,-176.8,-29.47,8.145,{'Pass'};
6.1,1.27,0.08772,1.53,0.08772,1.442,-178.5,-29.27,8.08,{'Pass'};
];

rram2t1r_vprog2p9V = [ % Wprog, Vds1, Vds2, Vte, Vbe, Vrram, Iprog, Iprog_Wprog, Ron, Breakdown_check
1,1.578,0.1677,1.322,0.1677,1.154,-56.44,-56.44,20.46,{'Fail'};
1.1,1.566,0.1625,1.334,0.1625,1.171,-60.29,-54.81,19.42,{'Fail'};
1.2,1.556,0.158,1.344,0.158,1.186,-64.04,-53.36,18.52,{'Fail'};
1.3,1.546,0.1539,1.354,0.1539,1.2,-67.64,-52.03,17.74,{'Fail'};
1.4,1.537,0.1503,1.363,0.1503,1.213,-71.13,-50.81,17.05,{'Fail'};
1.5,1.529,0.1469,1.371,0.1469,1.224,-74.53,-49.69,16.43,{'Fail'};
1.6,1.521,0.1438,1.379,0.1438,1.235,-77.85,-48.66,15.86,{'Fail'};
1.7,1.514,0.141,1.386,0.141,1.245,-81.1,-47.71,15.35,{'Fail'};
1.8,1.507,0.1383,1.393,0.1383,1.255,-84.29,-46.83,14.89,{'Fail'};
1.9,1.5,0.1358,1.4,0.1358,1.264,-87.38,-45.99,14.46,{'Fail'};
2,1.494,0.1333,1.406,0.1333,1.273,-90.34,-45.17,14.08,{'Fail'};
2.1,1.489,0.1311,1.411,0.1311,1.28,-93.24,-44.4,13.73,{'Fail'};
2.2,1.483,0.1289,1.417,0.1289,1.288,-96.1,-43.68,13.4,{'Fail'};
2.3,1.478,0.1269,1.422,0.1269,1.295,-98.9,-43,13.09,{'Fail'};
2.4,1.473,0.1249,1.427,0.1249,1.302,-101.7,-42.35,12.81,{'Fail'};
2.5,1.469,0.1231,1.431,0.1231,1.308,-104.4,-41.74,12.54,{'Fail'};
2.6,1.464,0.1213,1.436,0.1213,1.315,-107,-41.16,12.28,{'Fail'};
2.7,1.46,0.1197,1.44,0.1197,1.32,-109.7,-40.61,12.04,{'Fail'};
2.8,1.455,0.1181,1.445,0.1181,1.327,-112.2,-40.08,11.82,{'Fail'};
2.9,1.451,0.1166,1.449,0.1166,1.332,-114.8,-39.58,11.61,{'Fail'};
3,1.447,0.1151,1.453,0.1151,1.338,-117.3,-39.1,11.4,{'Fail'};
3.1,1.443,0.1137,1.457,0.1137,1.343,-119.8,-38.64,11.21,{'Fail'};
3.2,1.44,0.1124,1.46,0.1124,1.348,-122.1,-38.16,11.04,{'Fail'};
3.3,1.437,0.1112,1.463,0.1112,1.352,-124.4,-37.7,10.87,{'Fail'};
3.4,1.433,0.11,1.467,0.11,1.357,-126.7,-37.25,10.71,{'Fail'};
3.5,1.43,0.1089,1.47,0.1089,1.361,-128.9,-36.82,10.56,{'Fail'};
3.6,1.427,0.1078,1.473,0.1078,1.365,-131.1,-36.41,10.42,{'Fail'};
3.7,1.424,0.1067,1.476,0.1067,1.369,-133.3,-36.01,10.28,{'Fail'};
3.8,1.421,0.1057,1.479,0.1057,1.373,-135.4,-35.63,10.14,{'Fail'};
3.9,1.418,0.1047,1.482,0.1047,1.377,-137.5,-35.26,10.02,{'Fail'};
4,1.415,0.1037,1.485,0.1037,1.381,-139.6,-34.91,9.891,{'Fail'};
4.1,1.412,0.1028,1.488,0.1028,1.385,-141.7,-34.56,9.772,{'Fail'};
4.2,1.41,0.1018,1.49,0.1018,1.388,-143.8,-34.23,9.658,{'Fail'};
4.3,1.407,0.1009,1.493,0.1009,1.392,-145.8,-33.91,9.547,{'Fail'};
4.4,1.405,0.1001,1.495,0.1001,1.395,-147.8,-33.59,9.44,{'Fail'};
4.5,1.402,0.09923,1.498,0.09923,1.399,-149.8,-33.29,9.337,{'Fail'};
4.6,1.4,0.09841,1.5,0.09841,1.402,-151.8,-32.99,9.237,{'Fail'};
4.7,1.397,0.0976,1.503,0.0976,1.405,-153.7,-32.71,9.141,{'Fail'};
4.8,1.395,0.09682,1.505,0.09682,1.408,-155.7,-32.43,9.047,{'Fail'};
4.9,1.393,0.09605,1.507,0.09605,1.411,-157.6,-32.16,8.956,{'Fail'};
5,1.39,0.09531,1.51,0.09531,1.415,-159.5,-31.89,8.869,{'Fail'};
5.1,1.388,0.09458,1.512,0.09458,1.417,-161.4,-31.64,8.784,{'Fail'};
5.2,1.386,0.09387,1.514,0.09387,1.42,-163.2,-31.39,8.701,{'Fail'};
5.3,1.384,0.09317,1.516,0.09317,1.423,-165.1,-31.14,8.62,{'Fail'};
5.4,1.382,0.09249,1.518,0.09249,1.426,-166.9,-30.91,8.542,{'Fail'};
5.5,1.38,0.09182,1.52,0.09182,1.428,-168.7,-30.67,8.467,{'Fail'};
5.6,1.378,0.09117,1.522,0.09117,1.431,-170.5,-30.45,8.393,{'Fail'};
5.7,1.376,0.09053,1.524,0.09053,1.433,-172.3,-30.23,8.321,{'Fail'};
5.8,1.374,0.08991,1.526,0.08991,1.436,-174.1,-30.01,8.251,{'Fail'};
5.9,1.372,0.0893,1.528,0.0893,1.439,-175.8,-29.8,8.183,{'Fail'};
6,1.37,0.0887,1.53,0.0887,1.441,-177.5,-29.59,8.117,{'Fail'};
6.1,1.368,0.08811,1.532,0.08811,1.444,-179.3,-29.39,8.052,{'Fail'};
];

rram2t1r_vprog3p0V = [ % Wprog, Vds1, Vds2, Vte, Vbe, Vrram, Iprog, Iprog_Wprog, Ron, Breakdown_check
1,1.676,0.1682,1.324,0.1682,1.156,-56.61,-56.61,20.41,{'Fail'};
1.1,1.665,0.1631,1.335,0.1631,1.172,-60.48,-54.98,19.38,{'Fail'};
1.2,1.655,0.1585,1.345,0.1585,1.186,-64.23,-53.53,18.48,{'Fail'};
1.3,1.645,0.1545,1.355,0.1545,1.2,-67.86,-52.2,17.7,{'Fail'};
1.4,1.636,0.1508,1.364,0.1508,1.213,-71.35,-50.97,17,{'Fail'};
1.5,1.628,0.1475,1.372,0.1475,1.224,-74.77,-49.85,16.38,{'Fail'};
1.6,1.62,0.1444,1.38,0.1444,1.236,-78.1,-48.82,15.82,{'Fail'};
1.7,1.612,0.1415,1.388,0.1415,1.246,-81.37,-47.86,15.31,{'Fail'};
1.8,1.605,0.1388,1.395,0.1388,1.256,-84.57,-46.98,14.85,{'Fail'};
1.9,1.599,0.1363,1.401,0.1363,1.265,-87.67,-46.14,14.43,{'Fail'};
2,1.593,0.1338,1.407,0.1338,1.273,-90.64,-45.32,14.04,{'Fail'};
2.1,1.587,0.1315,1.413,0.1315,1.282,-93.56,-44.55,13.69,{'Fail'};
2.2,1.582,0.1294,1.418,0.1294,1.289,-96.42,-43.83,13.36,{'Fail'};
2.3,1.577,0.1273,1.423,0.1273,1.296,-99.24,-43.15,13.06,{'Fail'};
2.4,1.572,0.1254,1.428,0.1254,1.303,-102,-42.5,12.77,{'Fail'};
2.5,1.567,0.1236,1.433,0.1236,1.309,-104.7,-41.89,12.5,{'Fail'};
2.6,1.563,0.1218,1.437,0.1218,1.315,-107.4,-41.31,12.25,{'Fail'};
2.7,1.558,0.1201,1.442,0.1201,1.322,-110,-40.75,12.01,{'Fail'};
2.8,1.554,0.1185,1.446,0.1185,1.327,-112.6,-40.23,11.79,{'Fail'};
2.9,1.55,0.117,1.45,0.117,1.333,-115.2,-39.72,11.57,{'Fail'};
3,1.546,0.1155,1.454,0.1155,1.339,-117.7,-39.24,11.37,{'Fail'};
3.1,1.542,0.1141,1.458,0.1141,1.344,-120.2,-38.77,11.18,{'Fail'};
3.2,1.539,0.1128,1.461,0.1128,1.348,-122.6,-38.3,11,{'Fail'};
3.3,1.535,0.1116,1.465,0.1116,1.353,-124.8,-37.83,10.84,{'Fail'};
3.4,1.532,0.1105,1.468,0.1105,1.357,-127.1,-37.38,10.68,{'Fail'};
3.5,1.529,0.1093,1.471,0.1093,1.362,-129.3,-36.95,10.53,{'Fail'};
3.6,1.526,0.1082,1.474,0.1082,1.366,-131.6,-36.54,10.39,{'Fail'};
3.7,1.522,0.1071,1.478,0.1071,1.371,-133.7,-36.14,10.25,{'Fail'};
3.8,1.52,0.1061,1.48,0.1061,1.374,-135.9,-35.76,10.11,{'Fail'};
3.9,1.517,0.1051,1.483,0.1051,1.378,-138,-35.39,9.985,{'Fail'};
4,1.514,0.1041,1.486,0.1041,1.382,-140.1,-35.03,9.862,{'Fail'};
4.1,1.511,0.1032,1.489,0.1032,1.386,-142.2,-34.69,9.743,{'Fail'};
4.2,1.508,0.1022,1.492,0.1022,1.39,-144.3,-34.35,9.629,{'Fail'};
4.3,1.506,0.1013,1.494,0.1013,1.393,-146.3,-34.03,9.518,{'Fail'};
4.4,1.503,0.1005,1.497,0.1005,1.396,-148.4,-33.72,9.412,{'Fail'};
4.5,1.501,0.09963,1.499,0.09963,1.399,-150.4,-33.41,9.309,{'Fail'};
4.6,1.498,0.0988,1.502,0.0988,1.403,-152.3,-33.12,9.209,{'Fail'};
4.7,1.496,0.09799,1.504,0.09799,1.406,-154.3,-32.83,9.113,{'Fail'};
4.8,1.494,0.09721,1.506,0.09721,1.409,-156.2,-32.55,9.019,{'Fail'};
4.9,1.491,0.09644,1.509,0.09644,1.413,-158.2,-32.28,8.929,{'Fail'};
5,1.489,0.09569,1.511,0.09569,1.415,-160.1,-32.01,8.841,{'Fail'};
5.1,1.487,0.09496,1.513,0.09496,1.418,-162,-31.76,8.756,{'Fail'};
5.2,1.485,0.09425,1.515,0.09425,1.421,-163.8,-31.51,8.674,{'Fail'};
5.3,1.483,0.09355,1.517,0.09355,1.423,-165.7,-31.26,8.594,{'Fail'};
5.4,1.481,0.09287,1.519,0.09287,1.426,-167.5,-31.02,8.516,{'Fail'};
5.5,1.478,0.0922,1.522,0.0922,1.43,-169.3,-30.79,8.44,{'Fail'};
5.6,1.477,0.09154,1.523,0.09154,1.431,-171.2,-30.56,8.367,{'Fail'};
5.7,1.474,0.0909,1.526,0.0909,1.435,-172.9,-30.34,8.295,{'Fail'};
5.8,1.473,0.09028,1.527,0.09028,1.437,-174.7,-30.12,8.225,{'Fail'};
5.9,1.471,0.08967,1.529,0.08967,1.439,-176.5,-29.91,8.158,{'Fail'};
6,1.469,0.08907,1.531,0.08907,1.442,-178.2,-29.7,8.091,{'Fail'};
6.1,1.467,0.08848,1.533,0.08848,1.445,-180,-29.5,8.027,{'Fail'};
];

%% Process the data format
%% Tags
vprog_list = [{'V_{prog}=2.5V'},{'V_{prog}=2.6V'},{'V_{prog}=2.7V'},{'V_{prog}=2.8V'},{'V_{prog}=2.9V'},{'V_{prog}=3.0V'};];
tags_list = [{'W_{prog}(No. of Min. Size Trans)'},{'V_{ds1}(V)'},{'V_{ds2}(V)'},{'V_{TE}(V)'},{'V_{BE}(V)'},{'V_{RRAM}(V)'},{'I_{prog}({\mu}A)'},{'I_{prog}/W_{prog}({\mu}A)'},{'R_{on}(k{\Omega})'},{'Breakdown'};];
wprog_list = cell2mat(rram4t1r_vprog2p5V(:,1));
%wprog_list = 1:1:(length(cell2mat(rram4t1r_vprog2p5V(:,1)))/2+1);
%for i=1:(length(cell2mat(rram4t1r_vprog2p5V(:,1)))/2+1)
%  wprog_list(i) = cell2mat(rram4t1r_vprog2p5V(i*2-1,1));
%end
% RRAM 4T1R
rram4t1r_vprog2p5V_format = cell2mat(rram4t1r_vprog2p5V(:,(2:9)));
rram4t1r_vprog2p6V_format = cell2mat(rram4t1r_vprog2p6V(:,(2:9)));
rram4t1r_vprog2p7V_format = cell2mat(rram4t1r_vprog2p7V(:,(2:9)));
rram4t1r_vprog2p8V_format = cell2mat(rram4t1r_vprog2p8V(:,(2:9)));
rram4t1r_vprog2p9V_format = cell2mat(rram4t1r_vprog2p9V(:,(2:9)));
rram4t1r_vprog3p0V_format = cell2mat(rram4t1r_vprog3p0V(:,(2:9)));
% RRAM 2T1R
rram2t1r_vprog2p5V_format = cell2mat(rram2t1r_vprog2p5V(:,(2:9)));
rram2t1r_vprog2p6V_format = cell2mat(rram2t1r_vprog2p6V(:,(2:9)));
rram2t1r_vprog2p7V_format = cell2mat(rram2t1r_vprog2p7V(:,(2:9)));
rram2t1r_vprog2p8V_format = cell2mat(rram2t1r_vprog2p8V(:,(2:9)));
rram2t1r_vprog2p9V_format = cell2mat(rram2t1r_vprog2p9V(:,(2:9)));
rram2t1r_vprog3p0V_format = cell2mat(rram2t1r_vprog3p0V(:,(2:9)));

%% Fig. 1: RRAM4T1R Ron-Wprog (diff. Vprog)
xindex = 1:10:length(wprog_list);
% Fig. plot
fig_handle1 = figure;
plot(rram4t1r_vprog2p5V_format(:,8),'k-*','LineWidth', 2, 'MarkerSize',10);
hold on
plot(rram4t1r_vprog2p6V_format(:,8),'k-o','LineWidth', 2, 'MarkerSize',10);
hold on
plot(rram4t1r_vprog2p7V_format(:,8),'k-+','LineWidth', 2, 'MarkerSize',10);
hold on
plot(rram4t1r_vprog2p8V_format(:,8),'k-.','LineWidth', 2, 'MarkerSize',10);
hold on
plot(rram4t1r_vprog2p9V_format(:,8),'k-x','LineWidth', 2, 'MarkerSize',10);
hold on
plot(rram4t1r_vprog3p0V_format(:,8),'k-s','LineWidth', 2, 'MarkerSize',10);
hold on
%title('R_{on} and W_{prog}, RRAM4T1R Structure','FontSize',18)
xlabel('W_{prog}(No. of min. trans.)','FontSize',16, 'FontWeight','bold', 'FontName', 'Times');
ylabel('R_{on} ({k\Omega})','FontSize',18, 'FontWeight','bold', 'FontName', 'Times');
set(gca,'xlim',[0.5 length(wprog_list)+0.5],'Fontsize',16, 'FontWeight','bold', 'FontName', 'Times');
set(gca,'XTick', xindex);
set(gca,'XTickLabel', wprog_list(xindex));
%set(gca,'ylim',[2 10.5],'Fontsize',16, 'FontWeight','bold', 'FontName', 'Times');
hleg = legend(vprog_list);
set(fig_handle1, 'Position', [1 1 800 600]);
grid on

%% Fig. 2: RRAM2T1R Ron-Wprog (diff. Vprog)
xindex = 1:10:length(wprog_list);
% Fig. plot
fig_handle2 = figure;
plot(rram2t1r_vprog2p5V_format(:,8),'k-*','LineWidth', 2, 'MarkerSize',10);
hold on
plot(rram2t1r_vprog2p6V_format(:,8),'k-o','LineWidth', 2, 'MarkerSize',10);
hold on
plot(rram2t1r_vprog2p7V_format(:,8),'k-+','LineWidth', 2, 'MarkerSize',10);
hold on
plot(rram2t1r_vprog2p8V_format(:,8),'k-.','LineWidth', 2, 'MarkerSize',10);
hold on
%plot(rram2t1r_vprog2p9V_format(:,8),'k-.','LineWidth', 2, 'MarkerSize',10);
%hold on
%plot(rram2t1r_vprog3p0V_format(:,8),'k-.','LineWidth', 2, 'MarkerSize',10);
%hold on
%title('R_{on} and W_{prog}, RRAM2T1R Structure','FontSize',18)
xlabel('W_{prog}(No. of min. trans.)','FontSize',16, 'FontWeight','bold', 'FontName', 'Times');
ylabel('R_{on} ({k\Omega})','FontSize',18, 'FontWeight','bold', 'FontName', 'Times');
set(gca,'xlim',[0.5 length(wprog_list)+0.5],'Fontsize',16, 'FontWeight','bold', 'FontName', 'Times');
set(gca,'XTick',xindex);
set(gca,'XTickLabel',wprog_list(xindex));
%set(gca,'ylim',[10 22],'Fontsize',16, 'FontWeight','bold', 'FontName', 'Times');
hleg = legend(vprog_list(1:4));
set(fig_handle2, 'Position', [1 1 800 600]);
grid on

%% Fig. 3: RRAM4T1R vs. RRAM2T1R Ron-Wprog (diff. Vprog)
xindex = 1:10:length(wprog_list);
% Fig. plot
fig_handle3 = figure;
plot(rram2t1r_vprog2p5V_format(:,8),'k-*','LineWidth', 2, 'MarkerSize',10);
hold on
plot(rram2t1r_vprog2p8V_format(:,8),'k-o','LineWidth', 2, 'MarkerSize',10);
hold on
plot(rram4t1r_vprog2p5V_format(:,8),'r-*','LineWidth', 2, 'MarkerSize',10);
hold on
plot(rram4t1r_vprog3p0V_format(:,8),'r-o','LineWidth', 2, 'MarkerSize',10);
hold on
%title('R_{on} and W_{prog}, RRAM2T1R Structure','FontSize',18)
xlabel('W_{prog}(No. of min. trans.)','FontSize',16, 'FontWeight','bold', 'FontName', 'Times');
ylabel('R_{on} ({k\Omega})','FontSize',18, 'FontWeight','bold', 'FontName', 'Times');
set(gca,'xlim',[0.5 length(wprog_list)+0.5],'Fontsize',16, 'FontWeight','bold', 'FontName', 'Times');
set(gca,'XTick',xindex);
set(gca,'XTickLabel',wprog_list(xindex));
%set(gca,'ylim',[2 22],'Fontsize',16, 'FontWeight','bold', 'FontName', 'Times');
hleg = legend([{'RRAM 2T1R V_{prog}=2.5V'},{'RRAM 2T1R V_{prog}=2.8V'},{'RRAM 4T1R V_{prog}=2.5V'},{'RRAM 4T1R V_{prog}=3.0V'}]);
set(fig_handle3, 'Position', [1 1 800 600]);
grid on

%% Fig. 4: RRAM4T1R vs. RRAM2T1R Iprog/Wprog-Wprog (diff. Vprog)
xindex = 1:10:length(wprog_list);
% Fig. plot
fig_handle4 = figure;
plot(abs(rram2t1r_vprog2p5V_format(:,7)),'k-*','LineWidth', 2, 'MarkerSize',10);
hold on
plot(abs(rram2t1r_vprog2p8V_format(:,7)),'k-o','LineWidth', 2, 'MarkerSize',10);
hold on
plot(abs(rram4t1r_vprog2p5V_format(:,7)),'r-*','LineWidth', 2, 'MarkerSize',10);
hold on
plot(abs(rram4t1r_vprog3p0V_format(:,7)),'r-o','LineWidth', 2, 'MarkerSize',10);
hold on
%title('R_{on} and W_{prog}, RRAM2T1R Structure','FontSize',18)
xlabel('W_{prog}(No. of min. trans.)','FontSize',16, 'FontWeight','bold', 'FontName', 'Times');
ylabel('I_{prog}/W_{prog} ({\mu}A per min. size trans.)','FontSize',18, 'FontWeight','bold', 'FontName', 'Times');
set(gca,'xlim',[0.5 length(wprog_list)+0.5],'Fontsize',16, 'FontWeight','bold', 'FontName', 'Times');
set(gca,'XTick',xindex);
set(gca,'XTickLabel',wprog_list(xindex));
%set(gca,'ylim',[35 140],'Fontsize',16, 'FontWeight','bold', 'FontName', 'Times');
hleg = legend([{'RRAM 2T1R V_{prog}=2.5V'},{'RRAM 2T1R V_{prog}=2.8V'},{'RRAM 4T1R V_{prog}=2.5V'},{'RRAM 4T1R V_{prog}=3.0V'}]);
set(fig_handle4, 'Position', [1 1 800 600]);
grid on

%% Fig. 5: RRAM4T1R VS. RRAM2T1R V_TE/V_BE vs wprog (diff. Vprog)
xindex = 1:10:length(wprog_list);
% Fig. plot
fig_handle5 = figure;
% V_TE
plot(rram2t1r_vprog2p5V_format(:,1),'k-*','LineWidth', 2, 'MarkerSize',10);
hold on
plot(rram2t1r_vprog2p8V_format(:,1),'k-o','LineWidth', 2, 'MarkerSize',10);
hold on
plot(rram4t1r_vprog2p5V_format(:,1),'b-+','LineWidth', 2, 'MarkerSize',10);
hold on
plot(rram4t1r_vprog3p0V_format(:,1),'b-.','LineWidth', 2, 'MarkerSize',10);
hold on
% V_BE
plot(rram2t1r_vprog2p5V_format(:,2),'c-*','LineWidth', 2, 'MarkerSize',10);
hold on
plot(rram2t1r_vprog2p8V_format(:,2),'c-o','LineWidth', 2, 'MarkerSize',10);
hold on
plot(rram4t1r_vprog2p5V_format(:,2),'r-+','LineWidth', 2, 'MarkerSize',10);
hold on
plot(rram4t1r_vprog3p0V_format(:,2),'r-.','LineWidth', 2, 'MarkerSize',10);
hold on
%title('R_{on} and W_{prog}, RRAM2T1R Structure','FontSize',18)
xlabel('W_{prog}(No. of min. trans.)','FontSize',16, 'FontWeight','bold', 'FontName', 'Times');
ylabel('V_{DS1}/V_{DS2} (V)','FontSize',18, 'FontWeight','bold', 'FontName', 'Times');
set(gca,'xlim',[0.5 length(wprog_list)+0.5],'Fontsize',16, 'FontWeight','bold', 'FontName', 'Times');
set(gca,'XTick',xindex);
set(gca,'XTickLabel',wprog_list(xindex));
set(gca,'ylim',[0 1.6],'Fontsize',16, 'FontWeight','bold', 'FontName', 'Times');
hleg = legend([{'V_{DS1} of RRAM 2T1R V_{prog}=2.5V'},{'V_{DS1} of RRAM 2T1R V_{prog}=2.8V'},{'V_{DS1} of RRAM 4T1R V_{prog}=2.5V'},{'V_{DS1} of RRAM 4T1R V_{prog}=3.0V'},{'V_{DS2} of RRAM 2T1R V_{prog}=2.5V'},{'V_{DS2} of RRAM 2T1R V_{prog}=2.8V'},{'V_{DS2} of RRAM 4T1R V_{prog}=2.5V'},{'V_{DS2} of RRAM 4T1R V_{prog}=3.0V'}]);
set(fig_handle4, 'Position', [1 1 1000 800]);
grid on
